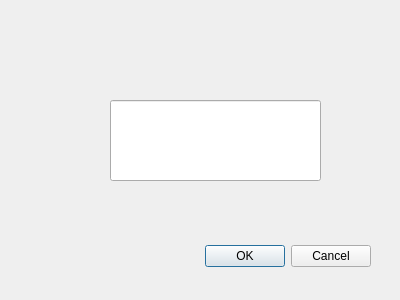
<?xml version="1.0" encoding="UTF-8"?>
<ui version="4.0">
 <class>DialogWindow</class>
 <widget class="QDialog" name="DialogWindow">
  <property name="geometry">
   <rect>
    <x>0</x>
    <y>0</y>
    <width>400</width>
    <height>300</height>
   </rect>
  </property>
  <property name="windowTitle">
   <string>Dialog</string>
  </property>
  <widget class="QDialogButtonBox" name="buttonBox">
   <property name="geometry">
    <rect>
     <x>30</x>
     <y>240</y>
     <width>341</width>
     <height>32</height>
    </rect>
   </property>
   <property name="orientation">
    <enum>Qt::Horizontal</enum>
   </property>
   <property name="standardButtons">
    <set>QDialogButtonBox::Cancel|QDialogButtonBox::Ok</set>
   </property>
  </widget>
  <widget class="QLineEdit" name="lineEdit">
   <property name="geometry">
    <rect>
     <x>110</x>
     <y>100</y>
     <width>211</width>
     <height>81</height>
    </rect>
   </property>
  </widget>
 </widget>
 <resources/>
 <connections>
  <connection>
   <sender>buttonBox</sender>
   <signal>accepted()</signal>
   <receiver>DialogWindow</receiver>
   <slot>accept()</slot>
   <hints>
    <hint type="sourcelabel">
     <x>248</x>
     <y>254</y>
    </hint>
    <hint type="destinationlabel">
     <x>157</x>
     <y>274</y>
    </hint>
   </hints>
  </connection>
  <connection>
   <sender>buttonBox</sender>
   <signal>rejected()</signal>
   <receiver>DialogWindow</receiver>
   <slot>reject()</slot>
   <hints>
    <hint type="sourcelabel">
     <x>316</x>
     <y>260</y>
    </hint>
    <hint type="destinationlabel">
     <x>286</x>
     <y>274</y>
    </hint>
   </hints>
  </connection>
 </connections>
</ui>
